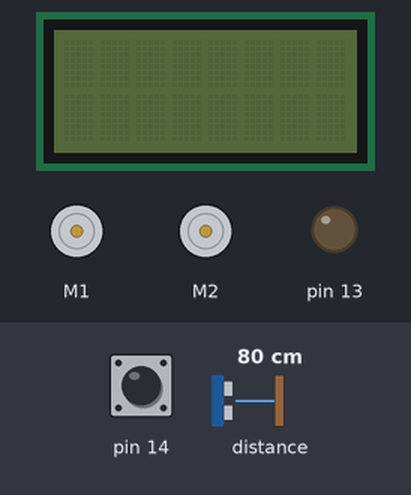
This sketch was run on a simulated Arduino Leonardo, built with avr-gcc and run on an emulated ATmega32U4. Shown: 8×2 character LCD, 2 × DC motor (green arrow = forward, orange = backward, longer = faster), output pins drawn as LEDs (lit = HIGH). The inputs (shaded band) are chosen by the test bench; at power-on: pin 14 HIGH, distance to the obstacle 80 cm.

Above: at 0.8 s.
0.9 s: pin 14 pulled LOW for 0.15 s
At 2.55 s:
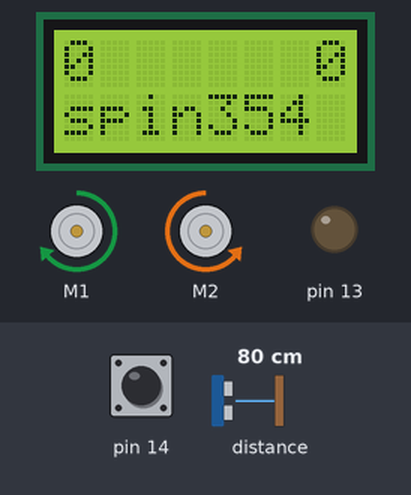
4.0 s: distance to the obstacle set to 60 cm
At 5.1 s:
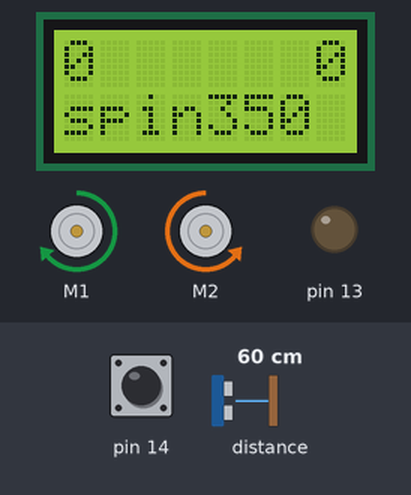
7.0 s: distance to the obstacle set to 52 cm
At 8.7 s:
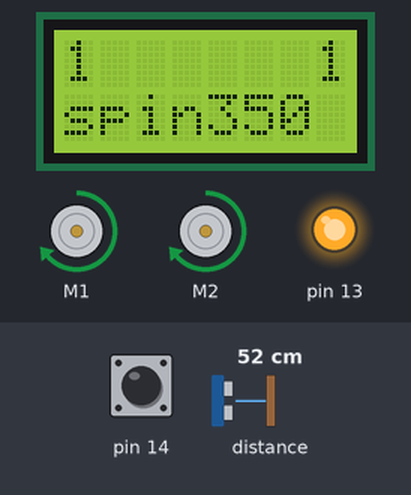
10.0 s: distance to the obstacle set to 2 cm
At 10.28 s:
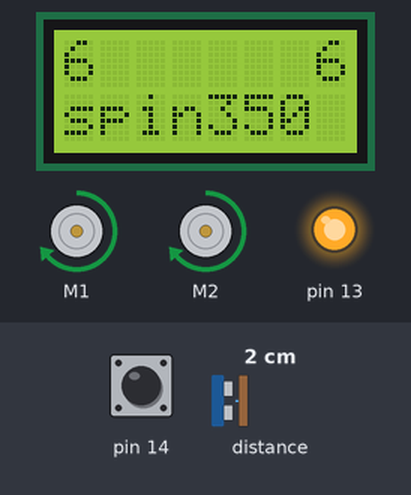
13.0 s: distance to the obstacle set to 120 cm
At 13.08 s:
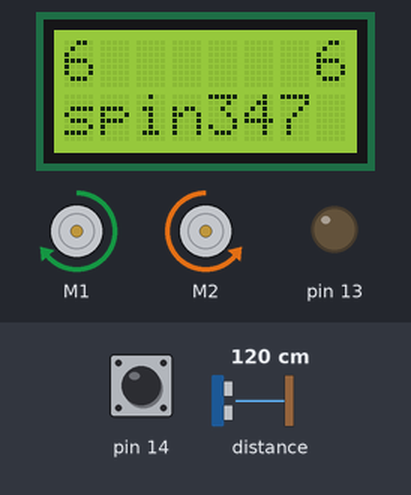
16.0 s: distance to the obstacle set to 4 cm
At 16.7 s:
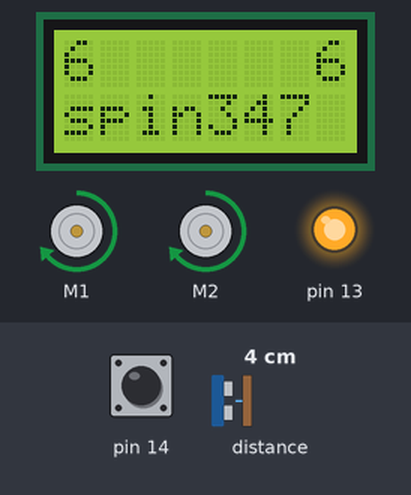
Timing chart, 0 to 19.0 s (numbered marks = the images above; inputs shaded):
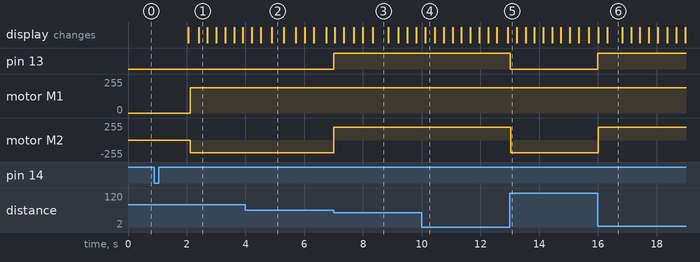

Measured:
- the behaviour switches between 56 and 55 cm on distance to the obstacle (found by bisection; images 2 and 3)
- after the input at 0.9 s, motor M1: stopped → forward 191/255 after 1.2 s; motor M2: stopped → backward 191/255 after 1.2 s; the display: first changes after 1.2 s (image 1 shows a later state)
- after the input at 7.0 s, pin 13: LOW → HIGH at once; motor M2: backward 191/255 → forward 191/255 at once
- after the input at 13.0 s, pin 13: HIGH → LOW at once; motor M2: forward 191/255 → backward 191/255 at once
- after the input at 16.0 s, pin 13: LOW → HIGH at once; motor M2: backward 191/255 → forward 191/255 at once
- what the display in image 2 shows lasts 0.4 s, from 4.9 s to 5.3 s
- what the display in image 3 shows lasts 0.6 s, from 8.3 s to 8.9 s

The sketch:

2017.ino
```cpp
#include <Wire.h>
#include <Zumo32U4.h>

Zumo32U4Encoders encoders;
Zumo32U4Motors motors;
Zumo32U4ButtonA buttonA;
Zumo32U4ProximitySensors proxSensors;
Zumo32U4LineSensors lineSensors;
Zumo32U4LCD lcd;

int TURNSPEED = 300;
int CHARGESPEED = 300;

String loopstate;
int threshold = 0;
bool closing = 0;
int leftSpeed;
double rightSpeed;
int lastDisplayTime;
long leftLastCount = 0;
long rightLastCount = 0;
bool charging = 0;
int lastClosinTime = 0;
int lastChargeTime = 0;

void charge();

void spin(bool dir);

uint8_t readFrontLeft();

uint8_t readFrontRight();

void printToLCD(uint8_t value);

bool checkSides();

void debugs();

void setup() {
  Serial.begin(9600);
  lineSensors.initThreeSensors();
  proxSensors.initThreeSensors();
  lineSensors.calibrate();
  buttonA.waitForButton();

  delay(1000);
}

void loop() {
  proxSensors.read();
  debugs();

  if (closing == 0 && charging == 0) {
    if (proxSensors.countsFrontWithLeftLeds() == threshold && proxSensors.countsFrontWithRightLeds() == threshold) {
      spin(checkSides());
      loopstate = "spin";
    }
    else if (proxSensors.countsFrontWithLeftLeds() != 0 || proxSensors.countsFrontWithRightLeds() != 0 ) {
      approach();
    }
    else if (proxSensors.countsFrontWithLeftLeds() == 5 || proxSensors.countsFrontWithRightLeds() == 5) {
      int left, right;
      for (int i = 0; i < 3; i++) {
        proxSensors.read();
        left += proxSensors.countsFrontWithLeftLeds();
        right += proxSensors.countsFrontWithRightLeds();
      }
      if (left > 5 || right > 5) {
        closing = 1;
      }
      else {
        closing = 0;
      }
    }
  }
  else if (closing == 1 && charging == 0) {
    closein();
  }
  else {
    charge();
  }
}

void approach() {
  ledYellow(1);
  ledGreen(0);
  ledRed(0);
  if (proxSensors.countsLeftWithLeftLeds() > 3) {
    motors.setSpeeds(CHARGESPEED - 300, CHARGESPEED);
  }
  else if (proxSensors.countsRightWithLeftLeds() > 3) {
    motors.setSpeeds(CHARGESPEED, CHARGESPEED - 300);
  }
  else if (proxSensors.countsFrontWithLeftLeds() > proxSensors.countsFrontWithRightLeds()) {
    motors.setSpeeds(CHARGESPEED - 100, CHARGESPEED);
  }
  else if (proxSensors.countsFrontWithLeftLeds() < proxSensors.countsFrontWithRightLeds()) {
    motors.setSpeeds(CHARGESPEED, CHARGESPEED - 100);
  }

  else {
    motors.setSpeeds(CHARGESPEED, CHARGESPEED);
  }
}

void currentSpeed() {
  if ((int)(millis() - lastDisplayTime) >= 100)
  {
    int timelapsed = (int)(millis() - lastDisplayTime);
    long i = encoders.getCountsLeft();
    long j = encoders.getCountsRight();
    leftSpeed = 100 * (i - leftLastCount) / timelapsed;
    rightSpeed = 100 * (j - leftLastCount) / timelapsed;

    //    Serial.print(leftSpeed);
    //    Serial.print("\t");
    //    Serial.print(i);
    //    Serial.print("\t");
    //    Serial.print(leftLastCount);
    //    Serial.print("\t");
    //    Serial.print(i  - leftLastCount);
    //    Serial.print("\t");
    //    Serial.println(timelapsed);
    lastDisplayTime = millis();
    leftLastCount = i;
    rightLastCount = j;
  }
}

void closein() {
  if ((int)(millis() - lastClosinTime) >= 3000)
  {
    lastClosinTime = millis();
  }
  else {
    loopstate = "clos";
    if (abs(leftSpeed) < 200 || abs(rightSpeed) < 200) {
      charge();
    }
    if (proxSensors.countsFrontWithRightLeds() > proxSensors.countsFrontWithLeftLeds()) {
      motors.setSpeeds(-CHARGESPEED + 100, CHARGESPEED);
    }
    else if (proxSensors.countsFrontWithRightLeds() < proxSensors.countsFrontWithLeftLeds()) {
      motors.setSpeeds(CHARGESPEED, -CHARGESPEED + 100);
    }
    else {
      motors.setSpeeds(CHARGESPEED, CHARGESPEED);
    }
    ledYellow(1);
    ledGreen(0);
    ledRed(1);
  }
}

void charge() {
  if ((int)(millis() - lastChargeTime) >= 5000) {
    lastChargeTime = millis();

  }
  else {
    loopstate = "chag";
    motors.setSpeeds(400, 400);
    charging = 1;
    ledYellow(0);
    ledGreen(0);
    ledRed(1);
    //while (1);
  }
}

void spin(bool dir) {
  if (dir) {
    motors.setSpeeds(-TURNSPEED, TURNSPEED);
  } else {
    motors.setSpeeds(TURNSPEED, -TURNSPEED);
  }
  ledYellow(0);
  ledGreen(1);
  ledRed(0);
}

bool checkSides() {
  proxSensors.read();
  if (proxSensors.countsLeftWithLeftLeds() > 6) {
    return true;
  } else if (proxSensors.countsRightWithRightLeds() > 6) {
    return false;
  }
  return false;
}

void debugs() {
  currentSpeed();
  lcd.clear();
  lcd.gotoXY(0, 0);
  lcd.print(proxSensors.countsFrontWithLeftLeds());
  lcd.gotoXY(7, 0);
  lcd.print(proxSensors.countsFrontWithRightLeds());
  lcd.gotoXY(0, 1);
  lcd.print(loopstate);
  lcd.gotoXY(4, 1);
  lcd.print(leftSpeed);
}
```
